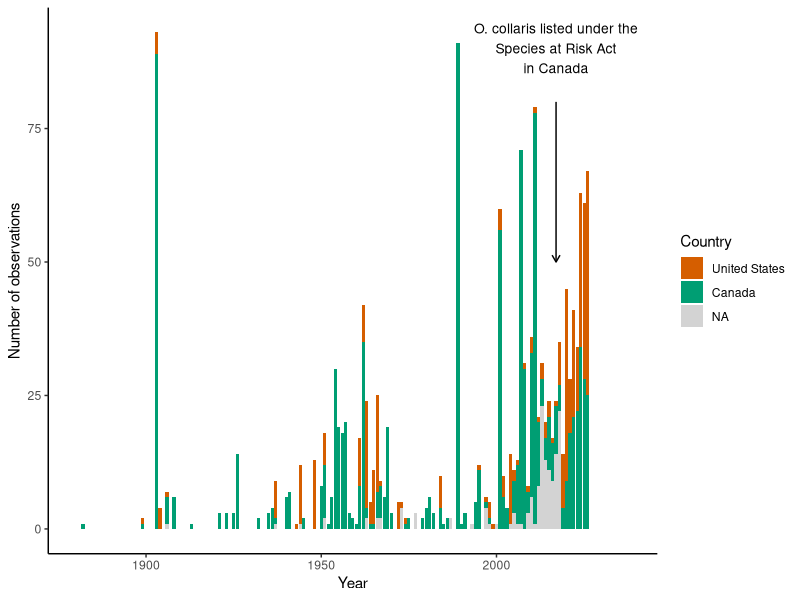

Generate this figure with R:
## ---- chunk 1
#| label: shortcut-to-download
#| eval: true
#| echo: true
#| message: false
#| output: false

library(readr)

species_data <- read_delim("ocollaris_download.csv", 
    delim = "\t", escape_double = FALSE, trim_ws = TRUE)
## ---- chunk 2
#| label: loading-libraries
#| message: false

library(tidyverse)
## ---- chunk 3
#| label: cleaning-dataset
#| eval: true
#| echo: true

species_data <- species_data |> 
  select(scientificName, genus, species, countryCode,
         decimalLatitude, decimalLongitude, coordinateUncertaintyInMeters, year)
## ---- chunk 4
#| label: plotting-the-data
#| eval: true
#| echo: true
#| output: true

# prepare the dataset
summary_Ocollaris <- species_data |> 
  count(year, countryCode, name = "n_observations")

# plot the figure
ggplot(summary_Ocollaris, aes(x = year, y = n_observations, fill = countryCode)) +
  geom_col() +
  annotate("segment",
            x = 2017, xend = 2017,
            y = 80, yend = 50,
            arrow = arrow(length = unit(0.2, "cm")),
            linewidth = 0.5) +
  annotate("text", x = 2017, y = 90,
    label = "O. collaris listed under the\nSpecies at Risk Act\nin Canada",
    hjust = 0.5, size = 3.5) +
  labs(x = "Year",
       y = "Number of observations",
       fill = "Country") +
  scale_x_continuous(limits = c(1880, 2038))+
  scale_fill_manual(labels = c("United States", "Canada"),
                    values = c("US" = "#009E73",
                               "CA" = "#D55E00"),
                    na.value = "#D3D3D3") +
  theme_classic()
